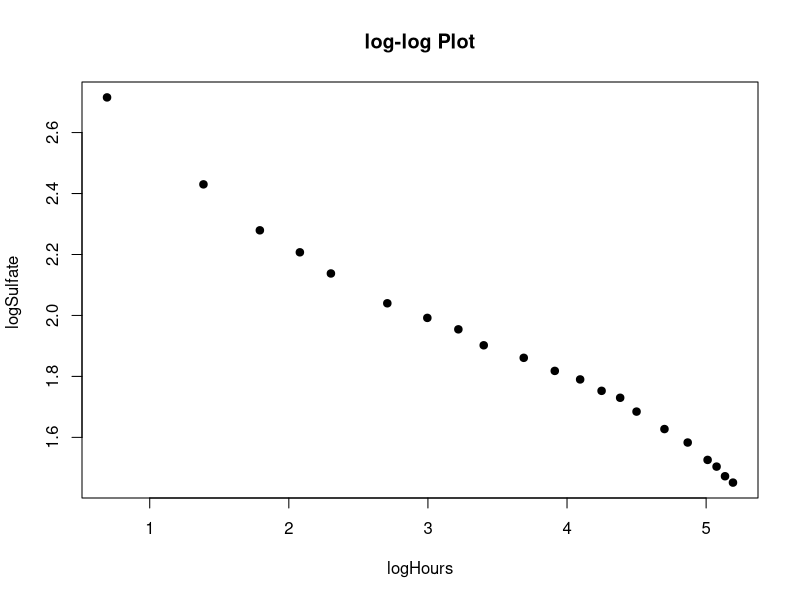

The R source for this figure: (Note: this script raises an error after producing the figure.)
install.packages('leaps')
library(leaps)

mydata = read.table("brunhild.txt",header=TRUE)
Hours = mydata[,c(1)]
Sulfate = mydata[,c(2)]

#-----(a) Regression line in log-log coordinate -----
logHours = log(Hours)
logSulfate = log(Sulfate)

# scatter plot of the data and regression line
plot(logHours, logSulfate, main="log-log Plot", 
     xlab="logHours", ylab="logSulfate ", pch=19)
abline(lm.logsulfate)

# build regression line in log-log coordinate
lm.logsulfate <-lm(logSulfate~logHours)
summary(lm.logsulfate,cor=F)
plot(lm.logsulfate)

#-----(b) Regression curve in the original coordinate-----

# scatter plot of the data and regression line
plot(Hours, Sulfate, main="Original Coordinate Plot", 
     xlab="Hours", ylab="Sulfate ", pch=19)
abline(lm.sulfate)

# build regression line in original coordinate
lm.sulfate <-lm(Sulfate~Hours)
summary(lm.sulfate,cor=F)
plot(lm.sulfate)
